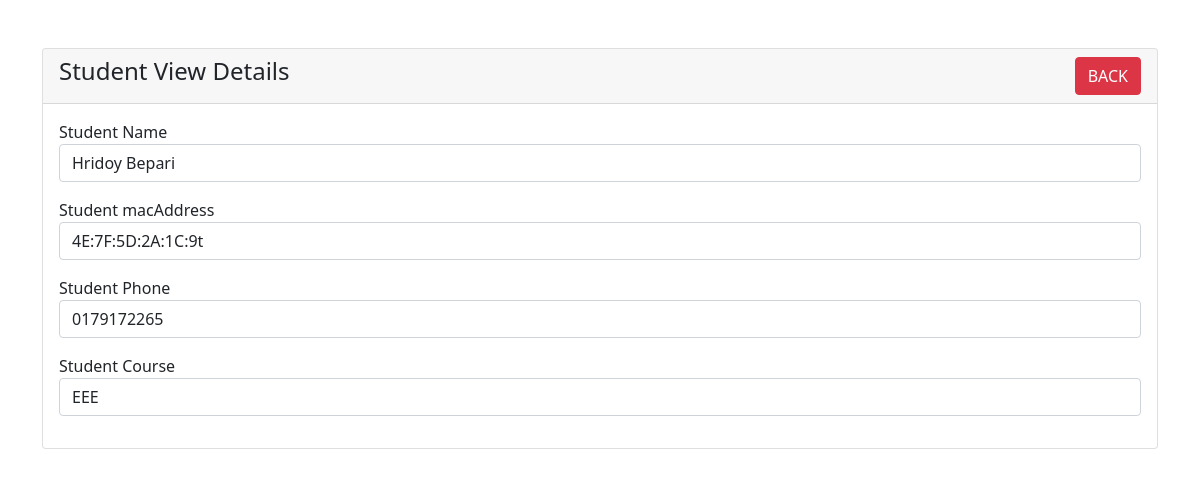
The page /student-view.php?id=76 on the database its author committed.
### tables this page shows
CREATE TABLE `students` (
  `id` int(50) NOT NULL,
  `name` varchar(191) DEFAULT NULL,
  `ssid` varchar(100) NOT NULL,
  `macAddress` varchar(191) NOT NULL,
  `phone` varchar(191) NOT NULL,
  `course` varchar(191) NOT NULL
);

### student-view.php (the view, shortened to what this page needs)
<?php
require 'dbcon.php';
?>
<!doctype html>
<html lang="en">
  <head>
    <link href="https://cdn.jsdelivr.net/npm/bootstrap@5.1.3/dist/css/bootstrap.min.css" rel="stylesheet">
</head>
<body>
    <div class="container mt-5">
        <div class="row">
            <div class="col-md-12">
                <div class="card">
                    <div class="card-header">
                        <h4>Student View Details
                            <a href="student-details.php" class="btn btn-danger float-end">BACK</a>
                        </h4>
                    </div>
                    <div class="card-body">
                        <?php
                        if(isset($_GET['id']))
                        {
                            $student_id = mysqli_real_escape_string($con, $_GET['id']);
                            $query = "SELECT * FROM students WHERE id='$student_id' ";
                            $query_run = mysqli_query($con, $query);
                            if(mysqli_num_rows($query_run) > 0)
                            {
                                $student = mysqli_fetch_array($query_run);
                                ?>
                                    <div class="mb-3">
                                        <label>Student Name</label>
                                        <p class="form-control">
                                            <?=$student['name'];?>
                                        </p>
                                    </div>
                                    <div class="mb-3">
                                        <label>Student macAddress</label>
                                        <p class="form-control">
                                            <?=$student['macAddress'];?>
                                        </p>
                                    </div>
                                    <div class="mb-3">
                                        <label>Student Phone</label>
                                        <p class="form-control">
                                            <?=$student['phone'];?>
                                        </p>
                                    </div>
                                    <div class="mb-3">
                                        <label>Student Course</label>
                                        <p class="form-control">
                                            <?=$student['course'];?>
                                        </p>
                                    </div>
                                <?php
                            }
                            else
                            {
                                echo "<h4>No Such Id Found</h4>";
                            }
                        }
                        ?>
                    </div>
                </div>
            </div>
        </div>
    </div>
</body>
</html>

### rows shown on the page
students: name "Hridoy Bepari", macAddress "4E:7F:5D:2A:1C:9t", phone "0179172265", course "EEE"
